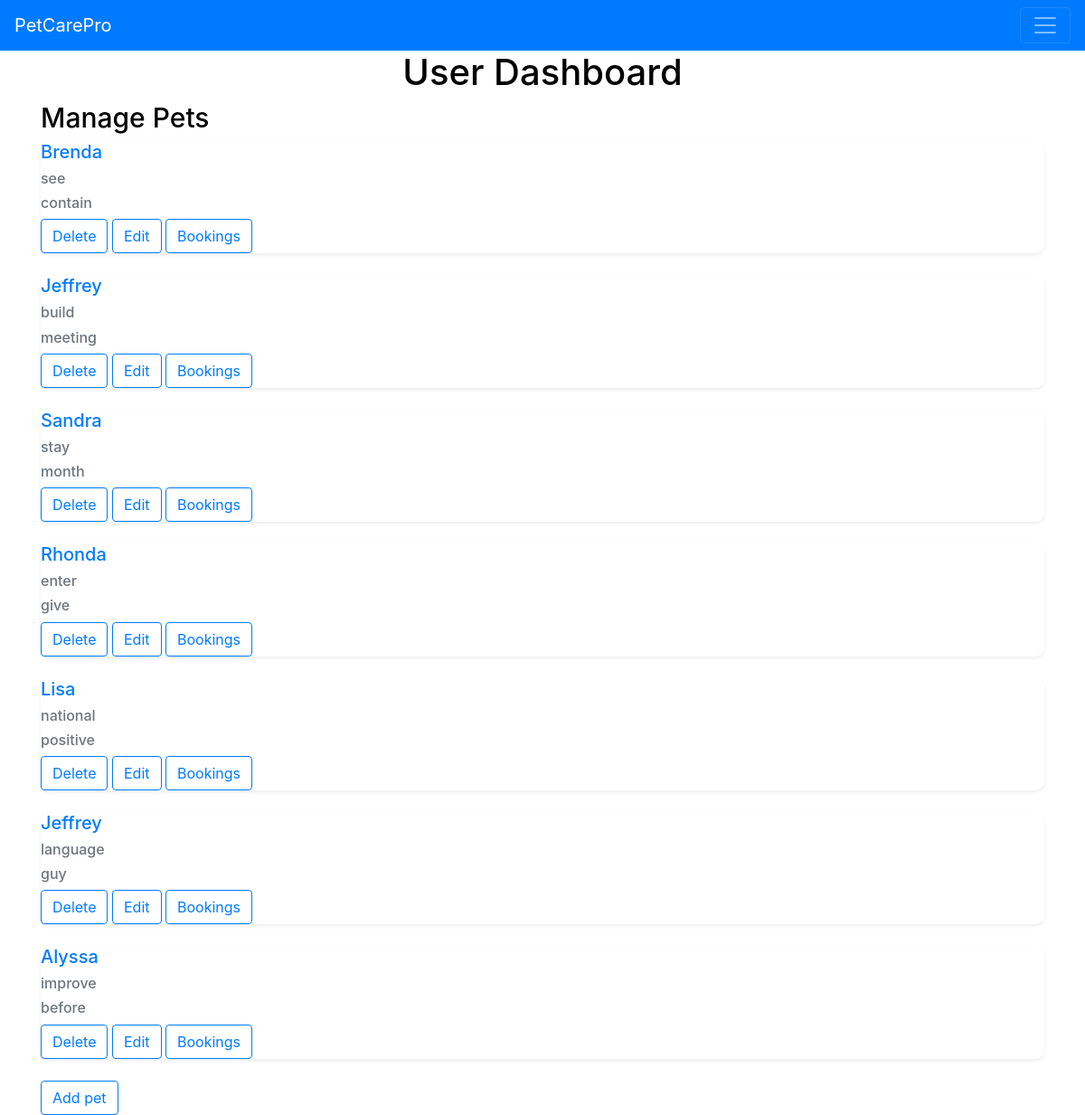
/ownerdashboard (signed in), run on the app's committed database.
### app/models.py (models this page shows)
class Pet(db.Model):
    __tablename__ = "pets"
    id = db.Column(db.Integer, primary_key=True, autoincrement=True)
    name = db.Column(db.String(50), index=True)
    species = db.Column(db.String(50))
    breed = db.Column(db.String(50))
    owner_id = db.Column(db.Integer, db.ForeignKey('users.id'))
    bookings = db.relationship('Booking', backref='pet', lazy='dynamic')

### app/views.py (the view)
@app.route('/ownerdashboard',methods=['GET','POST'])
@login_required
def OwnerDashboard():
    user_pets = models.Pet.query.filter_by(owner_id = current_user.get_id() ).all()
    return render_template('OwnerDashboard.html',
                           title = 'UserDashboard',
                           header = 'User Dashboard',
                           subheader1 = 'Manage Pets',
                           user_pets= user_pets)

### app/models.py (called while the page is built)
@login_manager.user_loader
def load_user(id):
    return db.session.get(User, int(id))

### app/templates/OwnerDashboard.html (shortened to what this page needs)
{% extends "Dashboard.html" %}
{% block content1 %}
{%for i in user_pets%}
<div class="row g-2">
    <div class="col">
      <div class="info shadow-sm border-light">
        <div class="info-body">
          <h5 class="info-title text-primary">{{i.name}}</h5>
          <h6 class="info-subtitle mb-2 text-muted">{{i.species}}</h6>
          <h6 class="info-subtitle mb-2 text-muted">{{i.breed}}</h6>
          <a href="{{ url_for('DeletePet', id=i.id) }}" class="btn btn-outline-primary" >Delete</a>
          <a href="{{ url_for('EditPet', id=i.id) }}" class="btn btn-outline-primary" >Edit</a>
          <a href="{{ url_for('ManageBookings', pet_id=i.id) }}" class="btn btn-outline-primary" >Bookings</a>
        </div>
      </div>
    </div>
</div>
<br>
{%endfor%}
<a href="/petcreate" class="btn btn-outline-primary">Add pet</a>
{% endblock %}

### app/static/stylesheet.css (style rules this page uses)
* { box-sizing: border-box; }
body { background-color: white; }
.info { border-radius: 10px; }
.info-title { font-size: 1.25rem; }
.info-subtitle { font-size: 1rem; }

### data on the page
Pet: name "Brenda", species "see", breed "contain"
Pet: name "Jeffrey", species "build", breed "meeting"
Pet: name "Sandra", species "stay", breed "month"
Pet: name "Rhonda", species "enter", breed "give"
Pet: name "Lisa", species "national", breed "positive"
Pet: name "Jeffrey", species "language", breed "guy"
Pet: name "Alyssa", species "improve", breed "before"

### other printed values
{{ header }} "User Dashboard"
{{ subheader1 }} "Manage Pets"
